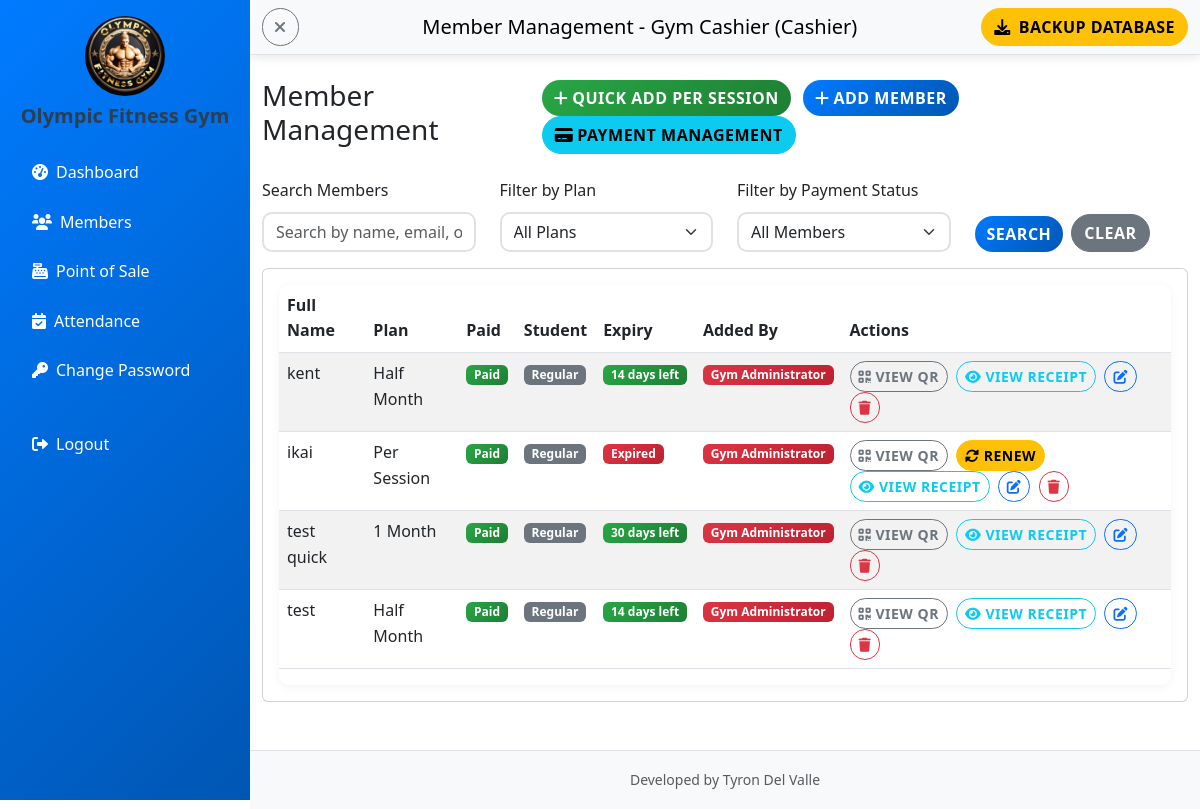
The app's page /cashier/members.php (signed in) with its own data.
### tables this page shows
CREATE TABLE `gym_settings` (
  `id` int(11) NOT NULL AUTO_INCREMENT,
  `gym_name` varchar(255) NOT NULL DEFAULT 'Gym Management System',
  `logo_path` varchar(255) NOT NULL DEFAULT 'gym logo.jpg',
  `background_path` varchar(255) NOT NULL DEFAULT 'gym background.jpg',
  `updated_at` timestamp NOT NULL DEFAULT current_timestamp() ON UPDATE current_timestamp(),
  `sidebar_theme` varchar(50) NOT NULL DEFAULT 'primary',
  `student_discount_enabled` tinyint(1) DEFAULT 1,
  `per_session_fee` decimal(10,2) DEFAULT 50.00,
  `half_month_fee` decimal(10,2) DEFAULT 300.00,
  `one_month_fee` decimal(10,2) DEFAULT 500.00,
  `two_months_fee` decimal(10,2) DEFAULT 900.00,
  `three_months_fee` decimal(10,2) DEFAULT 1300.00,
  `four_months_fee` decimal(10,2) DEFAULT 1700.00,
  `five_months_fee` decimal(10,2) DEFAULT 2100.00,
  `six_months_fee` decimal(10,2) DEFAULT 2500.00,
  `seven_months_fee` decimal(10,2) DEFAULT 2900.00,
  `eight_months_fee` decimal(10,2) DEFAULT 3300.00,
  `nine_months_fee` decimal(10,2) DEFAULT 3700.00,
  `ten_months_fee` decimal(10,2) DEFAULT 4100.00,
  `eleven_months_fee` decimal(10,2) DEFAULT 4500.00,
  `one_year_fee` decimal(10,2) DEFAULT 5000.00,
  `two_years_fee` decimal(10,2) DEFAULT 9000.00,
  `three_years_fee` decimal(10,2) DEFAULT 13000.00,
  PRIMARY KEY (`id`)
);

CREATE TABLE `members` (
  `id` int(11) NOT NULL AUTO_INCREMENT,
  `member_code` varchar(50) DEFAULT NULL,
  `fullname` varchar(100) NOT NULL,
  `email` varchar(100) DEFAULT NULL,
  `phone` varchar(20) DEFAULT NULL,
  `address` text DEFAULT NULL,
  `plan` varchar(50) DEFAULT NULL,
  `start_date` date DEFAULT NULL,
  `end_date` date DEFAULT NULL,
  `status` enum('ACTIVE','EXPIRED','SUSPENDED') DEFAULT 'ACTIVE',
  `is_student` tinyint(1) DEFAULT 0,
  `student_id` varchar(50) DEFAULT NULL,
  `created_at` timestamp NOT NULL DEFAULT current_timestamp(),
  `created_by` int(11) DEFAULT NULL,
  `qr_code` varchar(255) DEFAULT NULL,
  `qr_token` varchar(64) DEFAULT NULL,
  PRIMARY KEY (`id`),
  UNIQUE KEY `member_code` (`member_code`),
  UNIQUE KEY `qr_token` (`qr_token`),
  KEY `fk_members_created_by` (`created_by`),
  CONSTRAINT `fk_members_created_by` FOREIGN KEY (`created_by`) REFERENCES `users` (`id`)
);

CREATE TABLE `users` (
  `id` int(11) NOT NULL AUTO_INCREMENT,
  `fullname` varchar(100) NOT NULL,
  `username` varchar(50) NOT NULL,
  `password` varchar(255) NOT NULL,
  `role` enum('admin','cashier') NOT NULL,
  `created_at` timestamp NOT NULL DEFAULT current_timestamp(),
  `on_duty` tinyint(1) DEFAULT 0,
  PRIMARY KEY (`id`),
  UNIQUE KEY `username` (`username`)
);

### cashier/members.php (the view, shortened to what the rows shown need)
<?php
include "../config/db.php";
include "../get_membership_fees.php";
$settings = $conn->query("SELECT * FROM gym_settings WHERE id = 1")->fetch_assoc();
$student_discount_enabled = isset($settings['student_discount_enabled']) ? $settings['student_discount_enabled'] : true;
$membership_fees = getMembershipFees();
$query = "SELECT m.*,
          CASE WHEN EXISTS (SELECT 1 FROM payments p WHERE p.member_id = m.id) THEN 1 ELSE 0 END as has_payment,
          (SELECT id FROM payments p WHERE p.member_id = m.id ORDER BY p.payment_date DESC LIMIT 1) as latest_payment_id,
          u.fullname as created_by_name,
          u.role as created_by_role
          FROM members m
          LEFT JOIN users u ON m.created_by = u.id";
$query .= " ORDER BY m.created_at DESC";
$members = $conn->query($query);
?>
<!DOCTYPE html>
<html lang="en">
<head>
    <link href="https://cdn.jsdelivr.net/npm/bootstrap@5.3.0/dist/css/bootstrap.min.css" rel="stylesheet">
    <link href="https://cdnjs.cloudflare.com/ajax/libs/font-awesome/6.0.0/css/all.min.css" rel="stylesheet">
    <link href="../assets/style.css" rel="stylesheet">
</head>
<body>
    <div class="d-flex">
        <nav id="sidebar" class="bg-<?php echo htmlspecialchars($settings['sidebar_theme']); ?> <?php echo ($settings['sidebar_theme'] == 'light') ? 'text-dark' : 'text-white'; ?> vh-100" style="width: 250px;">
            <div class="p-3">
                <div class="text-center mb-4">
                    <img src="../<?php echo htmlspecialchars($settings['logo_path']); ?>" alt="Gym Logo" class="rounded-circle mb-2" style="width: 80px; height: 80px;">
                    <h5 class="fw-bold"><?php echo htmlspecialchars($settings['gym_name']); ?></h5>
                </div>
            </div>
        </nav>
        <div class="flex-grow-1">
            <div class="container-fluid mt-4">
        <div class="row">
            <div class="col-12">
                <div class="d-flex justify-content-between align-items-center mb-4">
                    <h1 class="h3">Member Management</h1>
                </div>
                <div class="card">
                    <div class="card-body">
                        <div class="table-responsive">
                            <table class="table table-striped">
                                        <thead>
                                            <tr>
                                                <th>Full Name</th>
                                                <th>Plan</th>
                                                <th>Paid</th>
                                                <?php if ($student_discount_enabled): ?>
                                                <th>Student</th>
                                                <?php endif; ?>
                                                <th>Expiry</th>
                                                <th>Added By</th>
                                                <th>Actions</th>
                                            </tr>
                                        </thead>
                                <tbody>
                                    <?php while ($member = $members->fetch_assoc()): ?>
                                    <tr>
                                        <td><?php echo htmlspecialchars($member['fullname']); ?></td>
                                        <td><?php echo htmlspecialchars($member['plan']); ?></td>
                                        <td><?php echo $member['has_payment'] ? '<span class="badge bg-success">Paid</span>' : '<span class="badge bg-warning">Not Paid</span>'; ?></td>
                                        <?php if ($student_discount_enabled): ?>
                                        <td><?php echo $member['is_student'] ? '<span class="badge bg-info">Student</span>' : '<span class="badge bg-secondary">Regular</span>'; ?></td>
                                        <?php endif; ?>
                                                <td>
                                                    <?php
                                                    $start_date = strtotime($member['start_date']);
                                                    $end_date = strtotime($member['end_date']);
                                                    $today = strtotime(date('Y-m-d'));
                                                    $current_hour = (int)date('H');
                                                    $closing_hour = 21;
                                                    $is_expired = ($today > $end_date) || ($member['plan'] != 'Per Session' && $today == $end_date && $current_hour >= $closing_hour);
                                                    $start_str = date('Y-m-d', $start_date);
                                                    $end_str = date('Y-m-d', $end_date);
                                                    $today_str = date('Y-m-d', $today);
                                                    if (strtolower($member['plan']) == 'per session') {
                                                        if ($today_str < $start_str) {
                                                            $days_to_start = ceil(($start_date - $today) / (60 * 60 * 24));
                                                            echo '<span class="badge bg-info">Starts in ' . $days_to_start . ' days</span>';
                                                        } elseif ($today_str > $end_str) {
                                                            echo '<span class="badge bg-danger">Expired</span>';
                                                        } else {
                                                            echo '<span class="badge bg-info">Until today</span>';
                                                        }
                                                    } else {
                                                        if ($today < $start_date) {
                                                            $days_to_start = ceil(($start_date - $today) / (60 * 60 * 24));
                                                            echo '<span class="badge bg-info">Starts in ' . $days_to_start . ' days</span>';
                                                        } elseif ($is_expired) {
                                                            echo '<span class="badge bg-danger">Expired</span>';
                                                        } elseif ($end_date == $today) {
                                                            echo 'Until today';
                                                        } else {
                                                            $days_diff = ($end_date - $today) / (60 * 60 * 24);
                                                            if ($days_diff <= 7) {
                                                                echo '<span class="badge bg-warning">' . ceil($days_diff) . ' days left</span>';
                                                            } else {
                                                                echo '<span class="badge bg-success">' . ceil($days_diff) . ' days left</span>';
                                                            }
                                                        }
                                                    }
                                                    ?>
                                                </td>
                                                <td>
                                                    <?php
                                                    $creator_name = $member['created_by_name'] ?? 'Unknown';
                                                    $role = $member['created_by_role'] ?? 'Unknown';
                                                    if ($role == 'admin') {
                                                        echo '<span class="badge bg-danger">' . htmlspecialchars($creator_name) . '</span>';
                                                    } elseif ($role == 'cashier') {
                                                        echo '<span class="badge bg-success">' . htmlspecialchars($creator_name) . '</span>';
                                                    } else {
                                                        echo '<span class="badge bg-secondary">' . htmlspecialchars($creator_name) . '</span>';
                                                    }
                                                    ?>
                                                </td>
                                                <td>
                                                    <button type="button" class="btn btn-sm btn-outline-secondary me-1" onclick="viewQR('<?php echo htmlspecialchars($member['fullname']); ?>', '<?php echo htmlspecialchars($member['qr_code']); ?>', <?php echo $member['id']; ?>)">
                                                        <i class="fas fa-qrcode"></i> View QR
                                                    </button>
                                                    <?php if ($is_expired): ?>
                                                    <button type="button" class="btn btn-sm btn-warning me-1" onclick="openRenewModal(<?php echo $member['id']; ?>, '<?php echo htmlspecialchars($member['fullname']); ?>', '<?php echo htmlspecialchars($member['plan']); ?>', '<?php echo htmlspecialchars($member['end_date']); ?>')">
                                                        <i class="fas fa-sync-alt"></i> Renew
                                                    </button>
                                                    <?php elseif (!$member['has_payment']): ?>
                                                    <a href="payments.php?member_id=<?php echo $member['id']; ?>" class="btn btn-sm btn-outline-success me-1">
                                                        <i class="fas fa-credit-card"></i> Pay
                                                    </a>
                                                    <?php endif; ?>
                                            <?php if ($member['has_payment']): ?>
                                            <a href="print_receipt.php?id=<?php echo $member['latest_payment_id']; ?>&from=members" class="btn btn-sm btn-outline-info me-1" target="_blank">
                                                <i class="fas fa-eye"></i> View Receipt
                                            </a>
                                            <?php endif; ?>
                                            <a href="?edit=<?php echo $member['id']; ?>" class="btn btn-sm btn-outline-primary me-1">
                                                <i class="fas fa-edit"></i>
                                            </a>
                                            <a href="?delete=<?php echo $member['id']; ?>" class="btn btn-sm btn-outline-danger" onclick="return confirm('Are you sure you want to delete this member?')">
                                                <i class="fas fa-trash"></i>
                                            </a>
                                        </td>
                                    </tr>
                                    <?php endwhile; ?>
                                </tbody>
                            </table>
                        </div>
                    </div>
                </div>
            </div>
        </div>
    </div>
</body>
</html>

### records on screen
gym_settings: logo_path (picture), gym_name "Olympic Fitness Gym"
members: fullname "kent", plan "Half Month", is_student "Regular", created_by.fullname "Gym Administrator"
members: fullname "ikai", plan "Per Session", is_student "Regular", start_date "Expired", created_by.fullname "Gym Administrator"
members: fullname "test quick", plan "1 Month", is_student "Regular", created_by.fullname "Gym Administrator"
members: fullname "test", plan "Half Month", is_student "Regular", created_by.fullname "Gym Administrator"

### other values on screen
$user['fullname'] "Gym Cashier"
